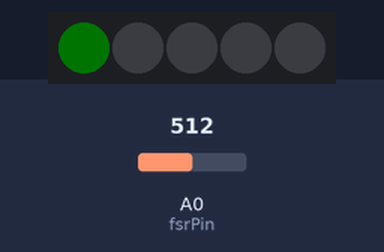
The sketch below on a simulated Arduino Uno, built for the host (arithmetic inside an expression is 32-bit, double 64-bit). On the bench: 5 RGB LEDs in strip order, left to right. Inputs (shaded band) come from the test bench; at power-on: A0 (fsrPin) = 512. Dim RGB values are drawn brighter than linear; the strip is taken to match the declared colour order; what the sketch prints to the serial monitor is not drawn.

Above: at 0.3 s.
1.4 s: A0 (fsrPin) set to 791
5.7 s: A0 (fsrPin) set to 818
At 7.03 s:
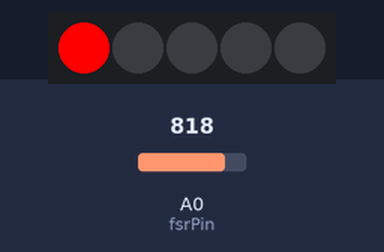
10.0 s: A0 (fsrPin) set to 490
At 11.07 s:
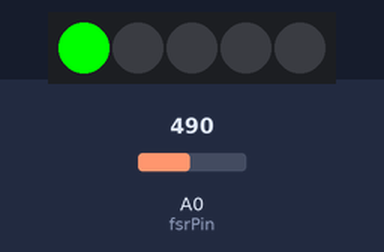
16.9 s: A0 (fsrPin) set to 510
At 17.74 s:
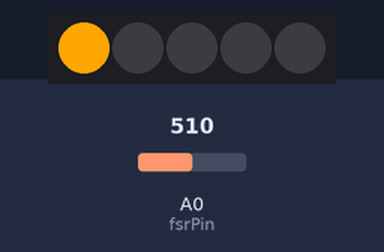
Timing chart, 0 to 22.2 s (numbered marks = the images above; inputs shaded):
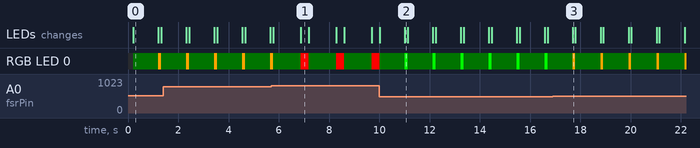

The sketch:

force_network.ino
```cpp
#include "libraries/ArduinoJson.h"
#include "libraries/Message.h"
#include <Adafruit_NeoPixel.h>

Adafruit_NeoPixel strip = Adafruit_NeoPixel(5, 3, NEO_RGB + NEO_KHZ800);
int ledPin = 3;
int fsrPin = 0;
int fsrReading;
bool pressed = false;
int messageCount = 0;
int mess =0;

//int toSend = 0;

void setup()
{
  networkit_setup();      //please leave here

  //TODO Your code here
  // pinMode(ledPin, OUTPUT);

  strip.begin();
  strip.show();
  delay(100);
  //analogWrite(ledPin,254);
  strip.setPixelColor(0, 0, 255, 0);
  strip.show();
 // pinMode(buttonPin, INPUT_PULLUP);
  Serial.println("hi");
}


void loop()
{

  fsrReading = analogRead(fsrPin);
  networkit_loop();       //please leave here

  //TODO Your code here
  if (fsrReading >30){
   if (fsrReading < 200 ) {
      Serial.println(" - Light touch");
      mess =1;
    } else if (fsrReading < 500) {
      Serial.println(" - Light squeeze");
       strip.setPixelColor(0, 0,255 , 0);
      strip.show();
      delay(100);
      mess = 2;
    } else if (fsrReading < 800) {
      Serial.println(" - Medium squeeze");
      strip.setPixelColor(0, 255,165 , 0);
      strip.show();
      delay(100);
      mess = 3;
    } else {
      delay(100);
      strip.setPixelColor(0, 255,0 , 0);
      strip.show();
      delay(100);
      strip.setPixelColor(0, 0,0 , 0);
      strip.show();
      delay(100);
      strip.setPixelColor(0, 255,0 , 0);
      strip.show();
      delay(100);
      Serial.println(" - Big squeeze");
      mess = 4;
    }
     if (mess>1){
    Message* m = new Message("force");
    m->deliverToSelf = true;
    m->addField("num1", new String(13));
    m->addField("num2", new String(5));
    messageCount++;
    m->addField("count", new String(messageCount));
    m->addField("message", new String(mess));


    sendMessage(*m);
    delete m;
    mess=0;
    strip.setPixelColor(0, 0,1 , 0);
    strip.show();
    //delay(200);
    }
    delay(1000);
  }


  //send message demo


}


void messageEvent(Message& message)
{
  //TODO your code here

    Serial.println("i have a message");
  //demo, blinks some number of times depending on the message sent
  if (message.subject->equals("progress"))
  {

      int mess = 0;
      mess = message.getField("progress")->toInt();
      Serial.println("progress" + mess);
      if (mess>0 and mess <=50)
      {
         strip.setPixelColor(0, 0,mess/255 , 0);

      }
      else if(mess>50 and mess <=90)
      {
         strip.setPixelColor(0, 165,100 , 0);
      }
      else {

        strip.setPixelColor(0,0, 255 , 0);
      }
       strip.show();
       delay(500);

  }
}


void connectEvent()
{
  //TODO your code here
}

void disconnectEvent()
{
  //TODO your code here
}

void errorEvent(JsonObject& message)
{
  //TODO your code here
}


//=====================================================================================
//networkit library
//Arduino Uno 2K RAM
//Arduino Mega 2560 8K Ram


String inString;


void networkit_setup()
{
  Serial.begin(115200);       //Uses Baud rate of 115200, set in serial monitor for debugging
}

void networkit_loop()
{
  while (Serial.available() > 0)
  {
    int inChar = Serial.read();

    // if you get a newline, print the string,
    // then the string's value:
    if (inChar == '\n') {
      Serial.println("Recv=" + inString);

      parseCommand(inString);
       // clear the string for new input:
      inString = "";
    }

    inString += (char)inChar;
  }
}


//Sending
const char* NETWORK_SEND_HEADER = "send_networkit_message=";
const char* NETWORK_SEND_END_HEADER = "=send_end";
//if your message isnt being written properly, increase this buffer, see calculator: https://bblanchon.github.io/ArduinoJson/assistant/
StaticJsonBuffer<600> jsonWriteBuffer;
void sendMessage(Message& m)
{
  //create message object
  JsonObject& messJson = jsonWriteBuffer.createObject();
  messJson["subject"] = *m.subject;
  messJson["deliverToSelf"] = m.deliverToSelf;

  JsonArray& fieldsJson = messJson.createNestedArray("fields");
  for (int i = 0; i < m.getFieldCount() ;i++)
  {
    //add each field object
    JsonObject& f = jsonWriteBuffer.createObject();
    f["key"] = *m.getKey(i);
    f["value"] = *m.getValue(i);
    fieldsJson.add(f);
  }

  //send message to serial to send on socket.io
 Serial.print(NETWORK_SEND_HEADER);
  messJson.printTo(Serial);
  Serial.println(NETWORK_SEND_END_HEADER);

  jsonWriteBuffer.clear();
}


//Reading
//if your message isnt being read properly, increase this buffer, see calculator: https://bblanchon.github.io/ArduinoJson/assistant/
StaticJsonBuffer<600> jsonReadBuffer;
void parseCommand(String cmd)
{
  JsonObject& eventJson = jsonReadBuffer.parseObject(cmd);

  const char* eventName = eventJson["event_name"];
  JsonObject& args = eventJson["args"];
  emitEvent(eventName, args);

  jsonReadBuffer.clear();     //clear buffer so we're ready for the next command
}


void emitEvent(const char* eventName, JsonObject& args)
{
  if (strcmp(eventName, "message") == 0)
  {
    //message got

    //convert to message object
    String subject = args["subject"];
    Message* m = new Message(subject);

    JsonArray& fields = args["fields"];
    const char* key;
    const char* value;
    for (int i =0 ; i < fields.size() ; i++)
    {

      JsonObject& fieldObj = fields[i];
      key = fieldObj["key"];
      value = fieldObj["value"];
      m->addField(key, value);
    }

    messageEvent(*m);

    delete m;
  }
  else if (strcmp(eventName, "connect") == 0)
  {
    connectEvent();
  }
  else if (strcmp(eventName, "disconnect") == 0)
  {
    disconnectEvent();
  }
  else if (strcmp(eventName, "error") == 0)
  {
    errorEvent(args);
  }
}
```

Measured:
- the behaviour switches between 799 and 800 on A0 (fsrPin) (found by bisection; images 0 and 1)
- after the input at 16.9 s, the LEDs: change after 0.79 s (image 3)
- what the display in image 0 shows lasts 1.0 s, from 0.2 s to 1.2 s
